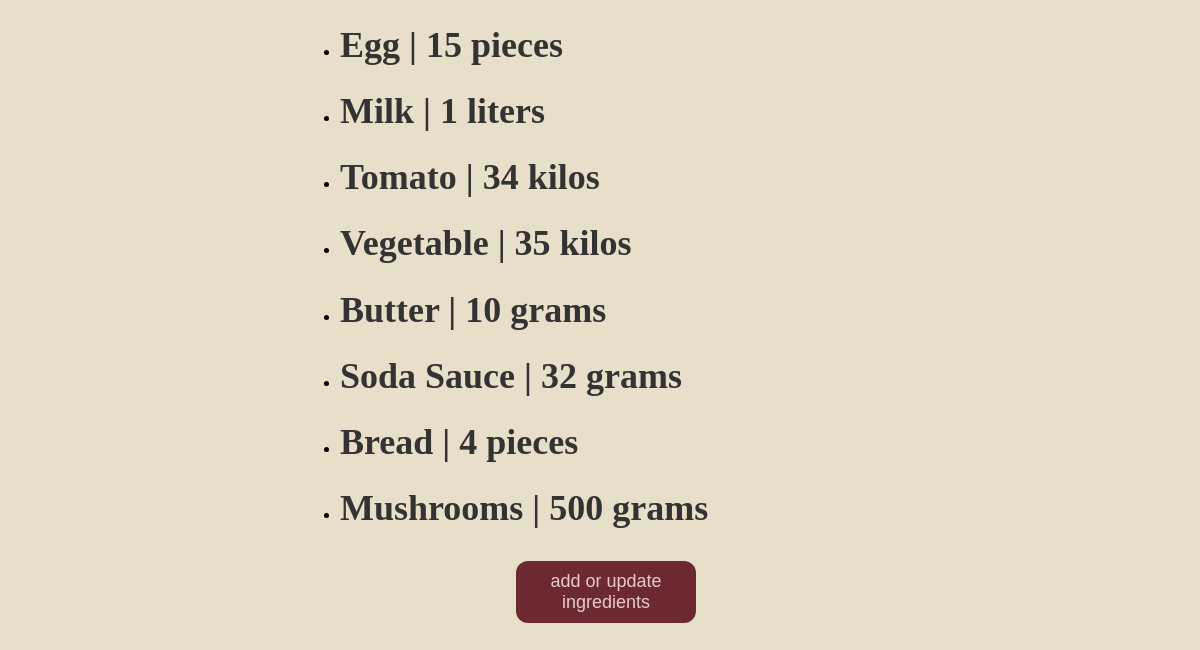
The page /show-ing/ on the database its author committed.
### food/models.py (models this page shows, shortened)
class Ingredients(models.Model):
    values= (
        ('liters','Liters'),
        ('pieces','Pieces'),
        ('kilos','Kilos'),
        ('grams','Grams'),
        ('packs','Packs'),
    )
    name = models.CharField(max_length=100)
    quantity = models.PositiveIntegerField()
    quantity_value = models.CharField(max_length=50,choices=values,default='pieces')

### food/views.py (the view)
# urls.py: path("show-ing/", IngredientsListView.as_view(),name='show-ings'),
class IngredientsListView(ListView):
    model =Ingredients

### food/templates/food/ingredients_list.html (shortened to what this page needs)
<!DOCTYPE html>
<html lang="en">
<head>
</head>
<body>
  <div style="width: 600px; margin: 0 auto;">
    <ul>
      {%for ing in object_list%}
      <li>
        <h1>{{ing.name|title}} | {{ing.quantity}} {{ing.quantity_value}} </h1>
      </li>
      {% endfor %}
    </ul>
   <a href="edit/"><button>add or update ingredients</button></a>
  </div>
</body>
</html>

### food/templates/food/ingredients_list.html (style rules this page uses)
body { background-color: #E8DFCA; }
h1 { font-size: 36px; color: #333; }
button { width: 30%; background-color: #6D2932; color:#E7CbCB; padding: 10px 20px; margin: 8px 0; border: none; border-radius: 12px; cursor: pointer; font-size: 18px; place-content: center; top: 50%; left: 36%; text-align: center; position: relative; }

### rows shown on the page
Ingredients: name "Egg", quantity "15", quantity_value "pieces"
Ingredients: name "Milk", quantity "1", quantity_value "liters"
Ingredients: name "Tomato", quantity "34", quantity_value "kilos"
Ingredients: name "Vegetable", quantity "35", quantity_value "kilos"
Ingredients: name "Butter", quantity "10", quantity_value "grams"
Ingredients: name "Soda Sauce", quantity "32", quantity_value "grams"
Ingredients: name "Bread", quantity "4", quantity_value "pieces"
Ingredients: name "Mushrooms", quantity "500", quantity_value "grams"
